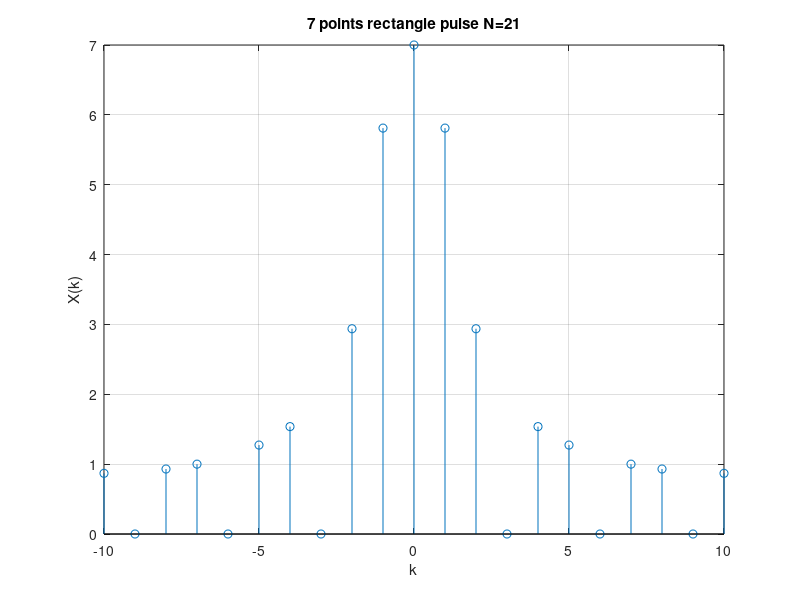
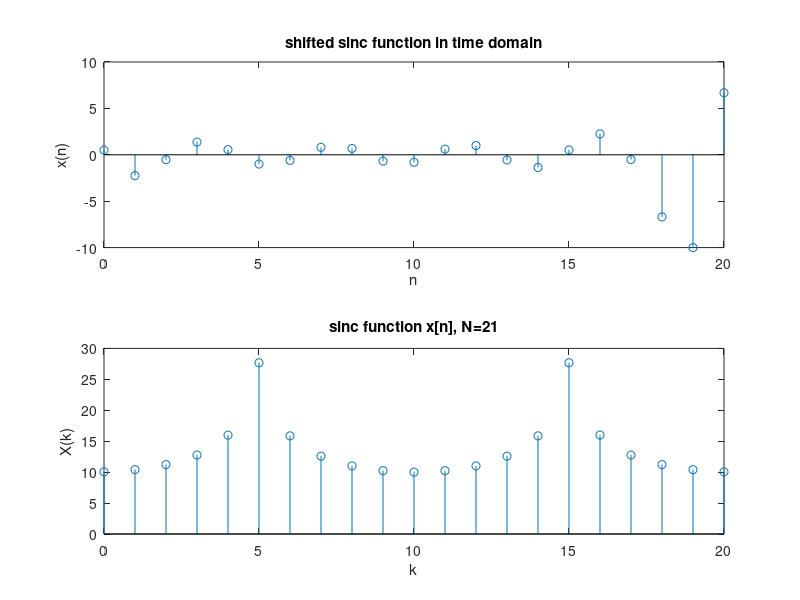
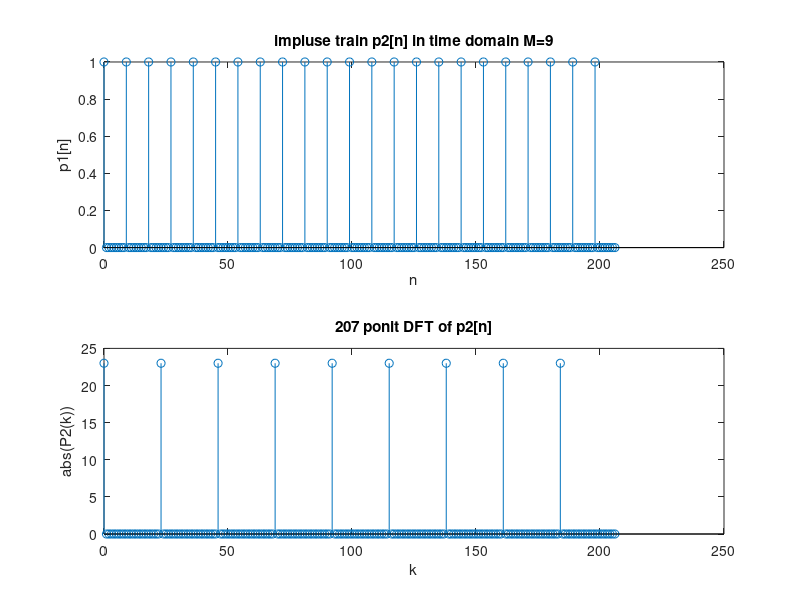
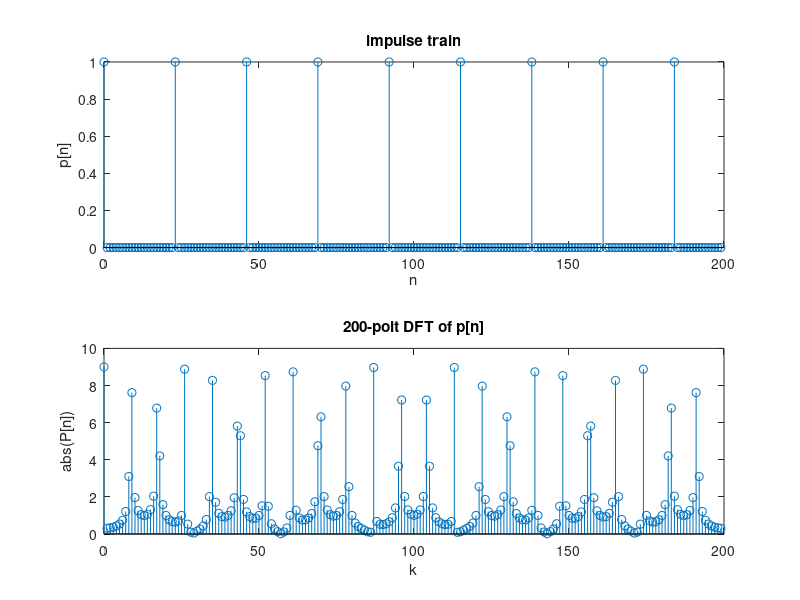

MATLAB code for these plots, in order:
n1=-10:10;
x1=boxcar(7);
X1=fft(x1,21);
X1=fftshift(X1);
stem(n1,abs(X1));title('7 points rectangle pulse N=21'),xlabel('k');ylabel('X(k)');grid on;

n2=0:20;
N2=length(n2);
x2=sin(10*pi.*(n2+1)./N2)./sin(pi.*(n2+1)./N2);
x2=fftshift(x2);
X2=fft(x2);
X2=fftshift(X2);
x2=fftshift(x2);
figure,subplot(2,1,1);stem(n2,x2);title('shifted sinc function in time domain');xlabel('n'),ylabel('x(n)');
subplot(2,1,2);stem(n2,abs(X2));title('sinc function x[n], N=21');xlabel('k'),ylabel('X(k)');

n=0:206;
a=[1,zeros(1,8)];
p=repmat(a,1,23);
figure,subplot(2,1,1);stem(n,p);title('impluse train p2[n] in time domain M=9'),xlabel('n'),ylabel('p1[n]');
P=fft(p);
subplot(2,1,2);stem(n,abs(P));title('207 ponit DFT of p2[n]');xlabel('k');ylabel('abs(P2(k))');

n=0:199;
a=[1,zeros(1,22)];
p=[repmat(a,1,8),1,zeros(1,length(n)-8*23-1)];
figure,subplot(2,1,1);stem(n,p);title('impulse train');xlabel('n'),ylabel('p[n]');
P=fft(p);
subplot(2,1,2);stem(n,abs(P));title('200-poit DFT of p[n]');xlabel('k'),ylabel('abs(P[n])');

n=0:413;
a=[1,zeros(1,22)];
p=repmat(a,1,18);
figure,subplot(2,1,1);stem(n,p);title('impulse train p[n],M=23');xlabel('n'),ylabel('p[n]');
P=fft(p);
subplot(2,1,2);stem(n,abs(P));title('414 point DFT of p[n]');xlabel('k'),ylabel('P(k)');

n=0:1023;
a=[1,zeros(1,22)];
p=[repmat(a,1,44),1,zeros(1,length(n)-44*23-1)];
figure,subplot(2,1,1);stem(n,p);title('impulse train p[n]');xlabel('n'),ylabel('p[n]');
P=fft(p);
subplot(2,1,2);stem(n,abs(P));title('1024 point DFT of p[n]');xlabel('k'),ylabel('P(k)');

L=14;
a=0.5;
n1=-L:L;
G=exp(-a.*1.^2);
